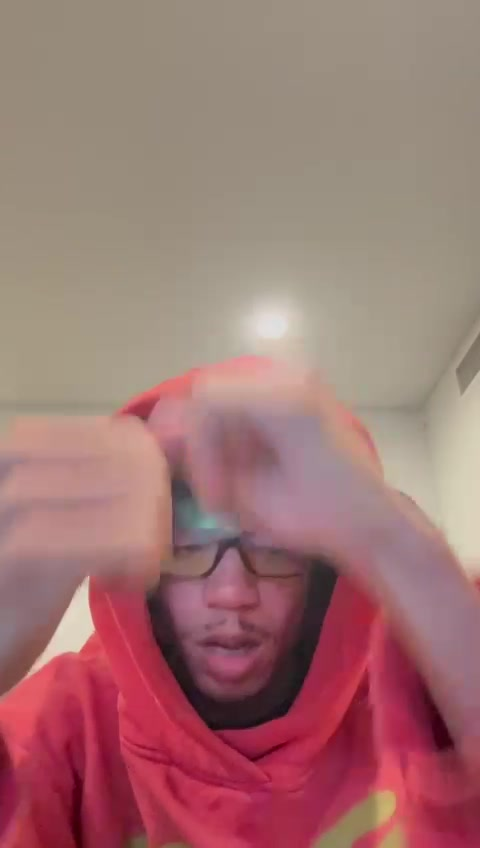
#> input picture backend/videos/0d576d4e-c7b5-40ec-a81b-2beca8b82110/frames/00043.jpg, 480 x 848 px
$ python -i script.py   (imports and definitions only)
#> lines starting #> are read from the running program, lines starting #| are printed output that depends on the picture; after the words box and inside, x2 and y2 are one past the last pixel; in counts of white or black regions, pixels touching at a corner belong together
#> further down, picture is the input picture: shape (848, 480, 3); mean B, G, R 115.5, 117, 160
import cv2
import numpy as np
from typing import Any, Dict

def get_param(params: Dict[str, Any], name: str, default: Any, param_type: type, min_val: Any = None, max_val: Any = None) -> Any:
    """
    Retrieves and validates a parameter from the params dictionary.

    Args:
        params (Dict[str, Any]): Dictionary of parameters.
        name (str): Name of the parameter to retrieve.
        default (Any): Default value if the parameter is not provided or invalid.
        param_type (type): Expected type of the parameter.
        min_val (Any, optional): Minimum allowable value. Defaults to None.
        max_val (Any, optional): Maximum allowable value. Defaults to None.

    Returns:
        Any: Validated parameter value.
    """
    value = params.get(name, default)
    try:
        value = param_type(value)
        if min_val is not None:
            value = max(min_val, value)
        if max_val is not None:
            value = min(max_val, value)
    except (ValueError, TypeError):
        value = default
    return value

def apply_effect(frame: np.ndarray, **params) -> np.ndarray:
    """
    Applies a waterfall-like pixel sorting effect based on lightness.

    Parameters:
        frame (np.ndarray): The input video frame in BGR format.
        threshold_min (int): Minimum pixel brightness for sorting.
        threshold_max (int): Maximum pixel brightness for sorting.
        sorting_direction (int): Sorting direction (0: vertical, 1: horizontal).
        sorting_style (int): Sorting style (0: Hue, 1: Saturation, 2: Lightness).

    Returns:
        np.ndarray: The frame with the pixel sorting effect applied.
    """
    if not params:
        params = {}

    # Get parameters with defaults and ranges
    thresh_min = get_param(params, "threshold_min", 50, int, 0, 255)
    thresh_max = get_param(params, "threshold_max", 200, int, 0, 255)
    sorting_direction = get_param(params, "sorting_direction", 0, int, 0, 1)  # 0: vertical, 1: horizontal
    sorting_style = get_param(params, "sorting_style", 2, int, 0, 2)  # 0: Hue, 1: Saturation, 2: Lightness

    # Validate parameters
    if thresh_min > thresh_max:
        thresh_min, thresh_max = thresh_max, thresh_min  # Swap to ensure thresh_min <= thresh_max

    # Apply sorting logic based on selected style
    def pixel_sort(image: np.ndarray, axis: int, style: int, thresh_min: int, thresh_max: int) -> np.ndarray:
        """
        Sorts pixels in the image based on the specified channel and thresholds.

        Args:
            image (np.ndarray): The input image.
            axis (int): Axis along which to sort (0: vertical, 1: horizontal).
            style (int): Channel to sort by (0: Hue, 1: Saturation, 2: Lightness).
            thresh_min (int): Minimum threshold for sorting.
            thresh_max (int): Maximum threshold for sorting.

        Returns:
            np.ndarray: The image with sorted pixels.
        """
#> called with axis = 0, style = 2, thresh_min = 50, thresh_max = 200
        if style == 0:  # Sort by Hue
            hsv = cv2.cvtColor(image, cv2.COLOR_BGR2HSV)
            channel_to_sort = hsv[:, :, 0]
        elif style == 1:  # Sort by Saturation
            hsv = cv2.cvtColor(image, cv2.COLOR_BGR2HSV)
            channel_to_sort = hsv[:, :, 1]
        else:  # Sort by Lightness (brightness)
            grayscale = cv2.cvtColor(image, cv2.COLOR_BGR2GRAY)
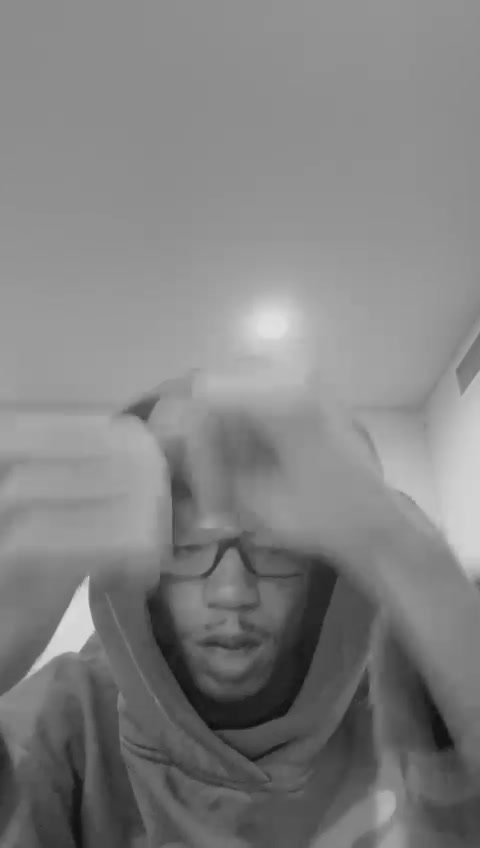
#> grayscale: shape (848, 480); min 13, max 225, mean 129.7
            channel_to_sort = grayscale

        # Create a mask for pixels within the threshold range
        mask = (channel_to_sort >= thresh_min) & (channel_to_sort <= thresh_max)
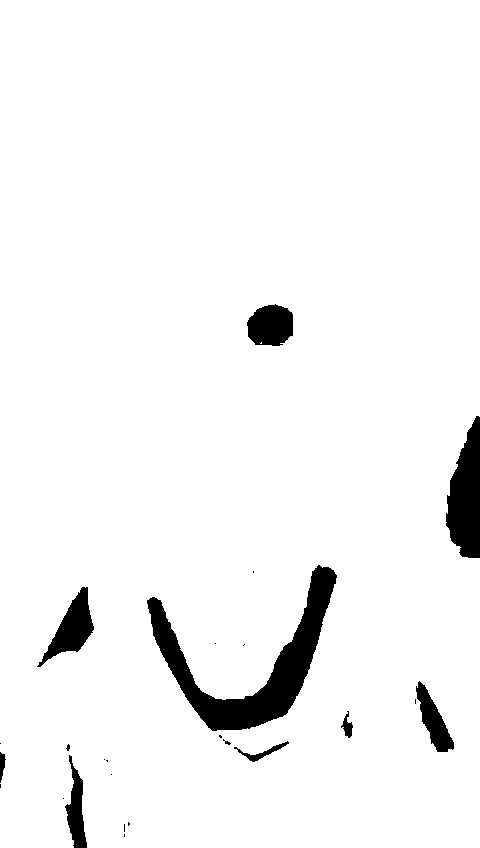
#> mask: shape (848, 480) bool; 95.7% white; 25 black regions (16 under 20 px), largest, box (x1, y1, x2, y2) and area: (147, 565, 337, 731) 8258, (446, 416, 480, 558) 3370, (37, 587, 94, 667) 1751

        # Sort pixels along the specified axis while preserving the original image shape
        sorted_image = image.copy()
        if axis == 0:  # Vertical sorting
            for col in range(image.shape[1]):
                masked_indices = np.where(mask[:, col])[0]
                if len(masked_indices) > 1:
                    sorted_indices = np.argsort(channel_to_sort[masked_indices, col])
                    sorted_image[masked_indices, col] = image[masked_indices[sorted_indices], col]
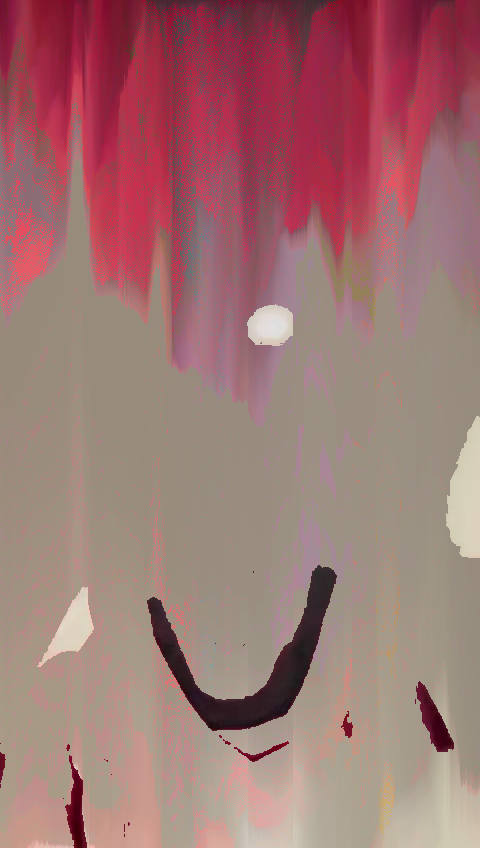
#> sorted_image: shape (848, 480, 3); mean B, G, R 115.5, 117, 160
        else:  # Horizontal sorting
            for row in range(image.shape[0]):
                masked_indices = np.where(mask[row, :])[0]
                if len(masked_indices) > 1:
                    sorted_indices = np.argsort(channel_to_sort[row, masked_indices])
                    sorted_image[row, masked_indices] = image[row, masked_indices[sorted_indices]]

        return sorted_image

    # Apply pixel sorting with no resizing for more precise results
    sorted_image = pixel_sort(frame, sorting_direction, sorting_style, thresh_min, thresh_max)

    return sorted_image

>>> import cv2
>>> picture = cv2.imread('../../videos/0d576d4e-c7b5-40ec-a81b-2beca8b82110/frames/00043.jpg')
>>> result = apply_effect(picture)

$ run again, on backend/videos/0d576d4e-c7b5-40ec-a81b-2beca8b82110/frames/00073.jpg
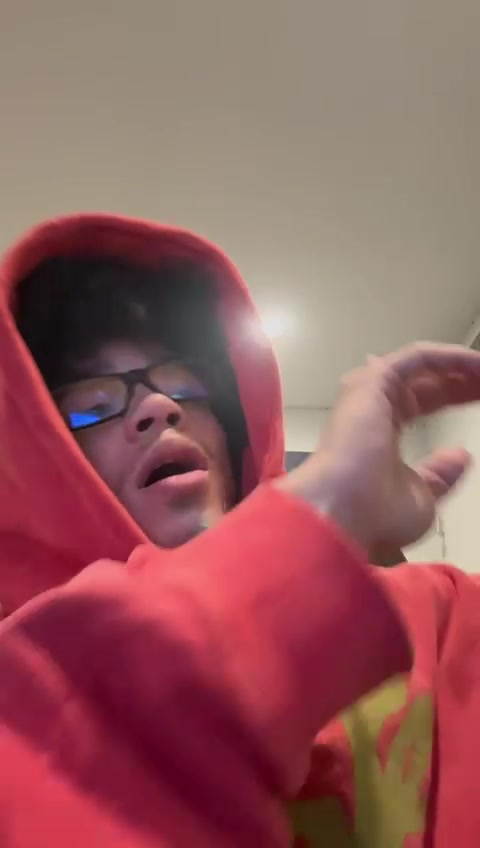
#> input picture backend/videos/0d576d4e-c7b5-40ec-a81b-2beca8b82110/frames/00073.jpg, 480 x 848 px
#> picture is the input picture: shape (848, 480, 3); mean B, G, R 92.9, 91.1, 146.9
#> in pixel_sort, `mask = (channel_to_sort >= thresh_min) & (channel_to_sort <= thresh_max)`:
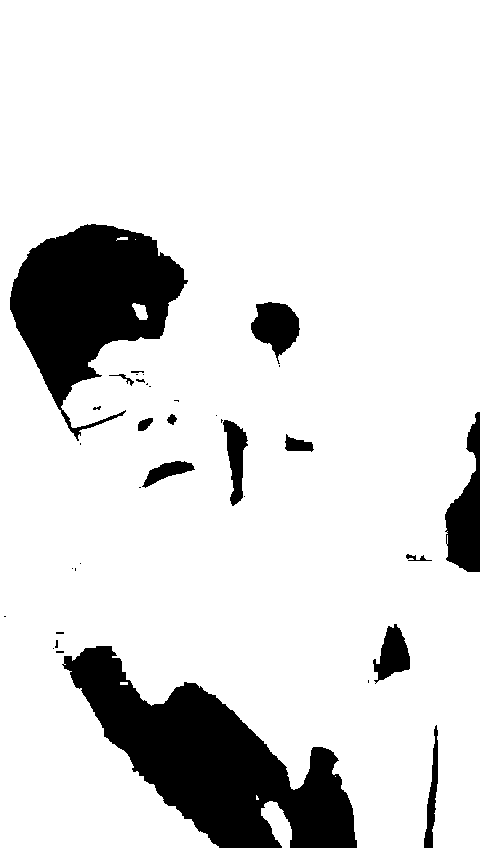
#> mask: shape (848, 480) bool; 86.5% white; 36 black regions (20 under 20 px), largest, box (x1, y1, x2, y2) and area: (62, 646, 357, 848) 26277, (10, 224, 188, 441) 19325, (445, 412, 480, 572) 3087
#> after the loop in pixel_sort, `for col in range(image.shape[1]):`:
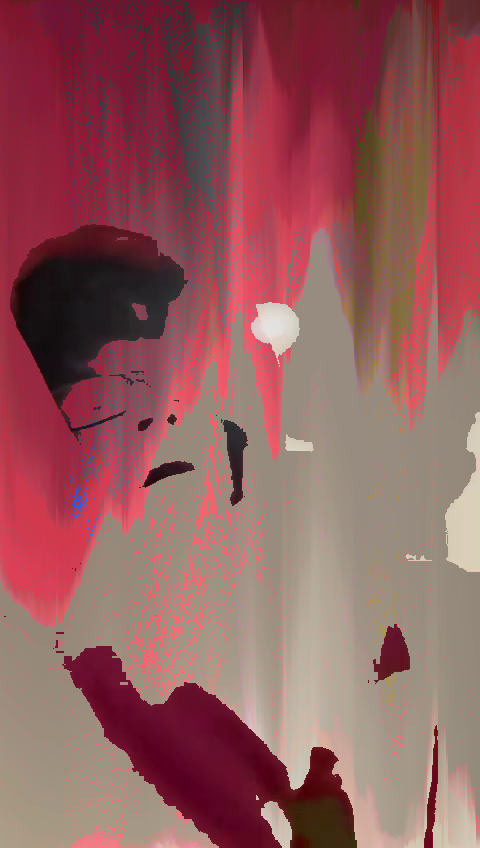
#> sorted_image: shape (848, 480, 3); mean B, G, R 92.9, 91.1, 146.9

$ run again, on backend/videos/0d576d4e-c7b5-40ec-a81b-2beca8b82110/frames/00081.jpg
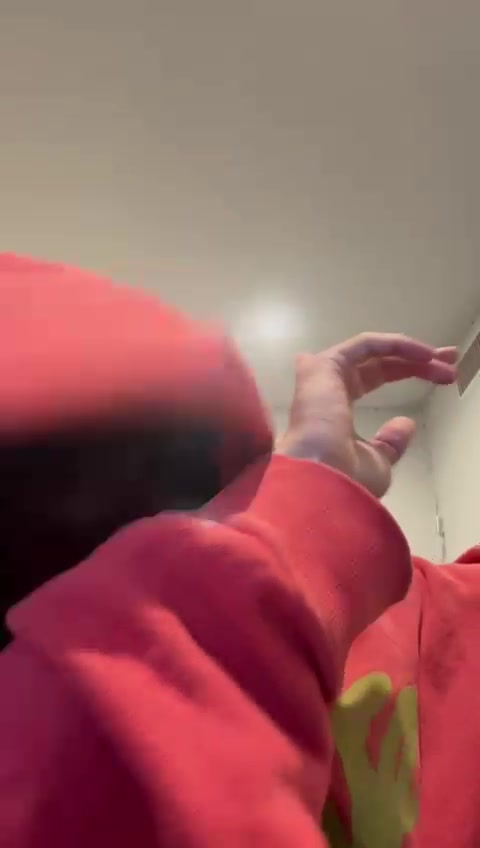
#> input picture backend/videos/0d576d4e-c7b5-40ec-a81b-2beca8b82110/frames/00081.jpg, 480 x 848 px
#> picture is the input picture: shape (848, 480, 3); mean B, G, R 93.9, 93.5, 151.8
#> in pixel_sort, `mask = (channel_to_sort >= thresh_min) & (channel_to_sort <= thresh_max)`:
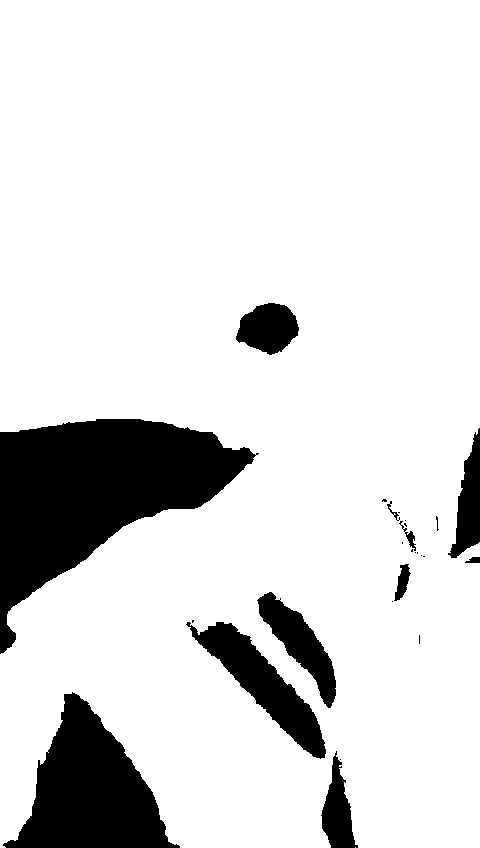
#> mask: shape (848, 480) bool; 85.8% white; 26 black regions (15 under 20 px), largest, box (x1, y1, x2, y2) and area: (0, 419, 259, 654) 27877, (3, 692, 180, 848) 14226, (186, 622, 326, 759) 5683
#> after the loop in pixel_sort, `for col in range(image.shape[1]):`:
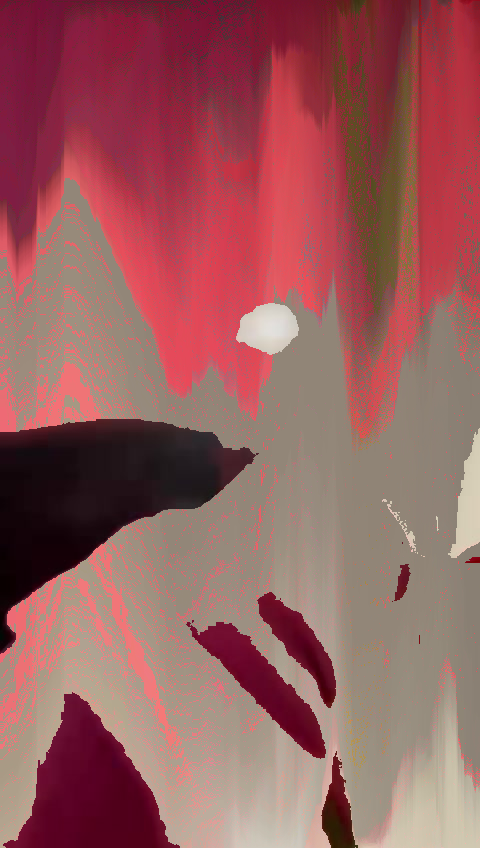
#> sorted_image: shape (848, 480, 3); mean B, G, R 93.9, 93.5, 151.8
